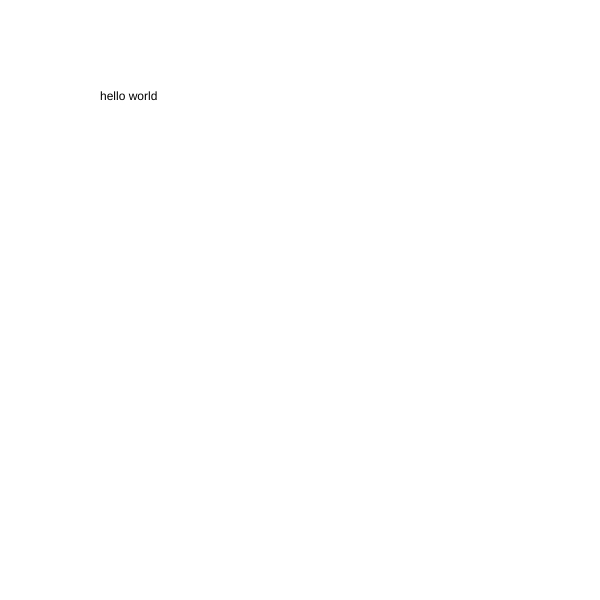
Frame 1 (no input)
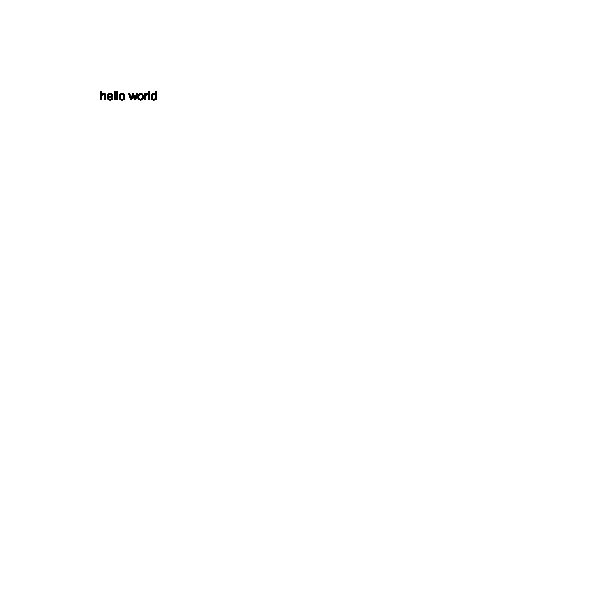
Frame 60 (no input)
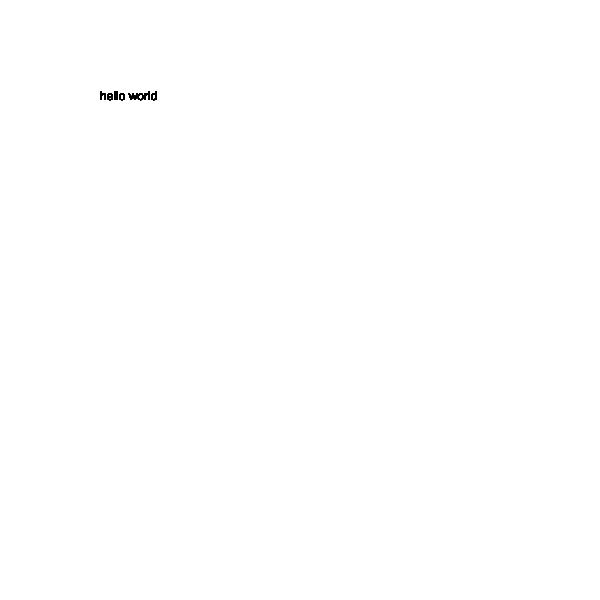
Frame 120 (the mouse pressed at the canvas centre since frame 60)

The p5.js sketch that drew these frames (run headless with seeded random() and noise() and a simulated clock; from frame 60 on, the mouse is pressed at the canvas centre):

// p5.js sketch
// ── sketch.js
function setup() {
  createCanvas(600, 600);
}

function draw() {
  text("hello world", 100, 100);
}
